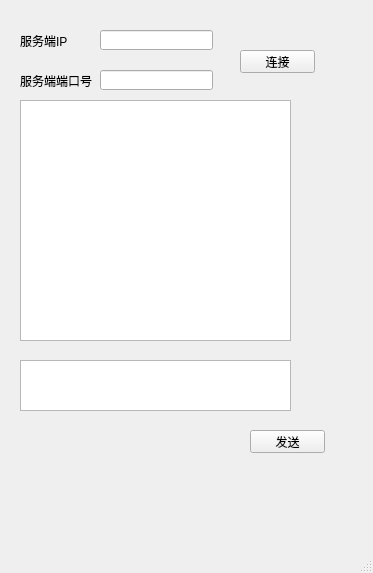
<?xml version="1.0" encoding="UTF-8"?>
<ui version="4.0">
 <class>client</class>
 <widget class="QMainWindow" name="client">
  <property name="geometry">
   <rect>
    <x>0</x>
    <y>0</y>
    <width>373</width>
    <height>573</height>
   </rect>
  </property>
  <property name="windowTitle">
   <string>client</string>
  </property>
  <widget class="QWidget" name="centralwidget">
   <widget class="QLabel" name="label">
    <property name="geometry">
     <rect>
      <x>20</x>
      <y>30</y>
      <width>61</width>
      <height>21</height>
     </rect>
    </property>
    <property name="text">
     <string>服务端IP</string>
    </property>
   </widget>
   <widget class="QLabel" name="label_2">
    <property name="geometry">
     <rect>
      <x>20</x>
      <y>70</y>
      <width>81</width>
      <height>21</height>
     </rect>
    </property>
    <property name="text">
     <string>服务端端口号</string>
    </property>
   </widget>
   <widget class="QLineEdit" name="Ip">
    <property name="geometry">
     <rect>
      <x>100</x>
      <y>30</y>
      <width>113</width>
      <height>20</height>
     </rect>
    </property>
   </widget>
   <widget class="QLineEdit" name="Port">
    <property name="geometry">
     <rect>
      <x>100</x>
      <y>70</y>
      <width>113</width>
      <height>20</height>
     </rect>
    </property>
   </widget>
   <widget class="QTextEdit" name="send">
    <property name="geometry">
     <rect>
      <x>20</x>
      <y>360</y>
      <width>271</width>
      <height>51</height>
     </rect>
    </property>
   </widget>
   <widget class="QPushButton" name="pushButton">
    <property name="geometry">
     <rect>
      <x>240</x>
      <y>50</y>
      <width>75</width>
      <height>23</height>
     </rect>
    </property>
    <property name="text">
     <string>连接</string>
    </property>
   </widget>
   <widget class="QPushButton" name="pushButton_2">
    <property name="geometry">
     <rect>
      <x>250</x>
      <y>430</y>
      <width>75</width>
      <height>23</height>
     </rect>
    </property>
    <property name="text">
     <string>发送</string>
    </property>
   </widget>
   <widget class="QListWidget" name="listWidget">
    <property name="geometry">
     <rect>
      <x>20</x>
      <y>100</y>
      <width>271</width>
      <height>241</height>
     </rect>
    </property>
   </widget>
  </widget>
  <widget class="QMenuBar" name="menubar">
   <property name="geometry">
    <rect>
     <x>0</x>
     <y>0</y>
     <width>373</width>
     <height>23</height>
    </rect>
   </property>
  </widget>
  <widget class="QStatusBar" name="statusbar"/>
 </widget>
 <resources/>
 <connections/>
</ui>
